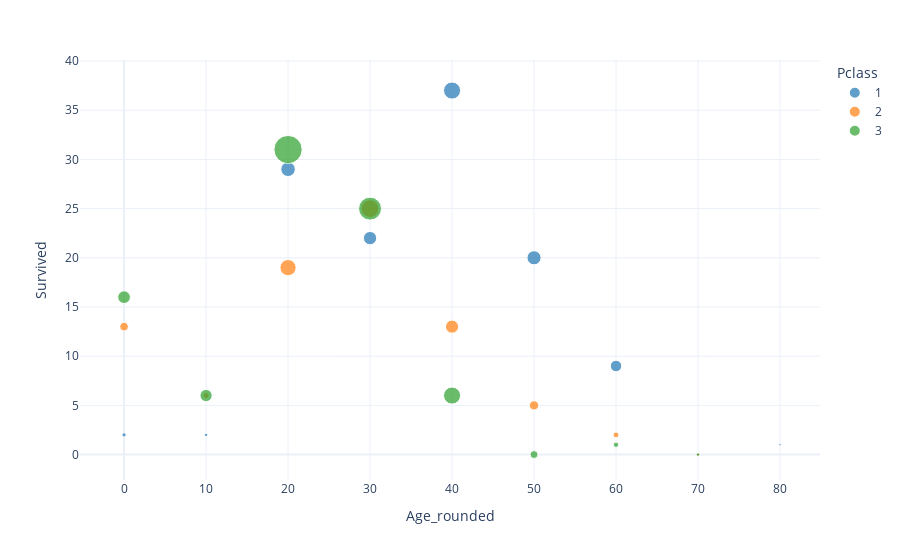

Notebook cell for this chart:
### Code cell
df_plot = df.groupby(['Pclass', 'Age_rounded'])['Survived'] \
            .agg([('Survived', 'sum'), 
                  ('Passengers', 'count')]).reset_index()

df_plot["Pclass"] = df_plot["Pclass"].astype(str)

fig = px.scatter(data_frame=df_plot,
                 x='Age_rounded',
                 y='Survived',
                 size='Passengers',
                 color='Pclass',
                 color_discrete_sequence=px.colors.qualitative.D3,
                 template='plotly_white')
fig.show()

### Figure 1 — Plotly figure (JSON) as saved in the notebook; plotly's stock layout.template omitted (floating-point values rounded to 4 significant figures)
{"data": [{"hovertemplate": "Pclass=1<br>Age_rounded=%{x}<br>Survived=%{y}<br>Passengers=%{marker.size}<extra></extra>", "legendgroup": "1", "marker": {"color": "#1F77B4", "size": [3, 2, 37, 31, 51, 35, 23, 3, 1], "sizemode": "area", "sizeref": 0.35, "symbol": "circle"}, "mode": "markers", "name": "1", "orientation": "v", "showlegend": true, "type": "scatter", "x": [0, 10, 20, 30, 40, 50, 60, 70, 80], "xaxis": "x", "y": [2, 2, 29, 22, 37, 20, 9, 0, 1], "yaxis": "y"}, {"hovertemplate": "Pclass=2<br>Age_rounded=%{x}<br>Survived=%{y}<br>Passengers=%{marker.size}<extra></extra>", "legendgroup": "2", "marker": {"color": "#FF7F0E", "size": [13, 6, 46, 55, 30, 15, 6, 2], "sizemode": "area", "sizeref": 0.35, "symbol": "circle"}, "mode": "markers", "name": "2", "orientation": "v", "showlegend": true, "type": "scatter", "x": [0, 10, 20, 30, 40, 50, 60, 70], "xaxis": "x", "y": [13, 6, 19, 25, 13, 5, 2, 0], "yaxis": "y"}, {"hovertemplate": "Pclass=3<br>Age_rounded=%{x}<br>Survived=%{y}<br>Passengers=%{marker.size}<extra></extra>", "legendgroup": "3", "marker": {"color": "#2CA02C", "size": [28, 26, 140, 92, 51, 11, 5, 2], "sizemode": "area", "sizeref": 0.35, "symbol": "circle"}, "mode": "markers", "name": "3", "orientation": "v", "showlegend": true, "type": "scatter", "x": [0, 10, 20, 30, 40, 50, 60, 70], "xaxis": "x", "y": [16, 6, 31, 25, 6, 0, 1, 0], "yaxis": "y"}], "layout": {"legend": {"itemsizing": "constant", "title": {"text": "Pclass"}, "tracegroupgap": 0}, "margin": {"t": 60}, "xaxis": {"anchor": "y", "domain": [0, 1], "title": {"text": "Age_rounded"}}, "yaxis": {"anchor": "x", "domain": [0, 1], "title": {"text": "Survived"}}}}
